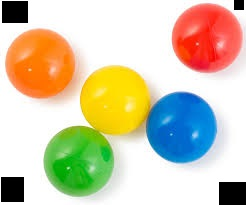
#> input picture test_images/ball2.jpg, 246 x 205 px, found by its file name
$ python popeyetest.py
#> lines starting #> are read from the running program, lines starting #| are printed output that depends on the picture
import cv2
import numpy as np
from matplotlib import pyplot as plt

img = cv2.imread('ball2.jpg')
#> img is the input picture: shape (205, 246, 3); mean B, G, R 172.7, 200.7, 209

kernel = np.ones((5,5),np.float32)/25
dst = cv2.filter2D(img,-1,kernel)
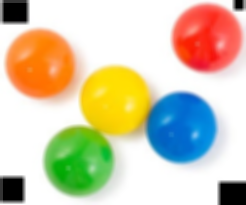
#> dst: shape (205, 246, 3); mean B, G, R 172.5, 200.6, 208.8

plt.subplot(121),plt.imshow(img),plt.title('Original')
plt.xticks([]), plt.yticks([])
plt.subplot(122),plt.imshow(dst),plt.title('Averaging')
plt.xticks([]), plt.yticks([])
plt.show()
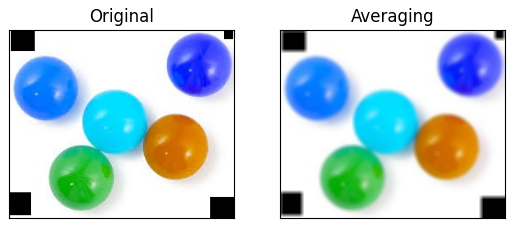
#> figure drawn by matplotlib, 2 panels; B, G, R data is drawn as R, G, B

$ run again, with test_images/ball12.jpg copied over test_images/ball2.jpg
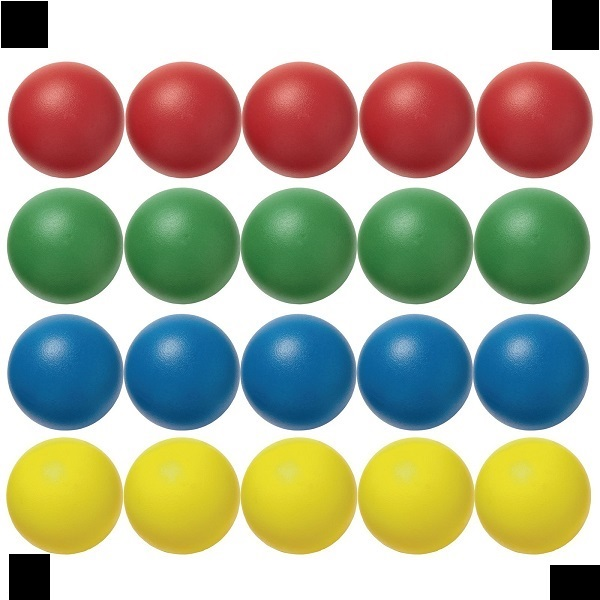
#> input picture test_images/ball12.jpg, 600 x 600 px, found by its file name
#> img is the input picture: shape (600, 600, 3); mean B, G, R 148.8, 172.7, 171.9
#> `dst = cv2.filter2D(img,-1,kernel)`:
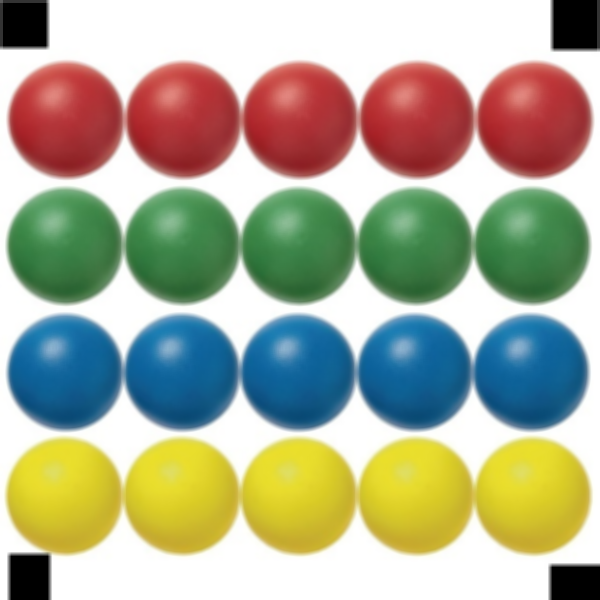
#> dst: shape (600, 600, 3); mean B, G, R 148.8, 172.7, 171.8
#> `plt.show()`:
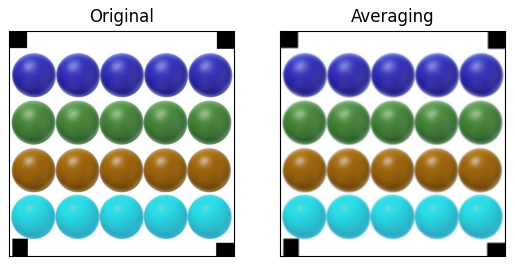
#> figure drawn by matplotlib, 2 panels; B, G, R data is drawn as R, G, B
